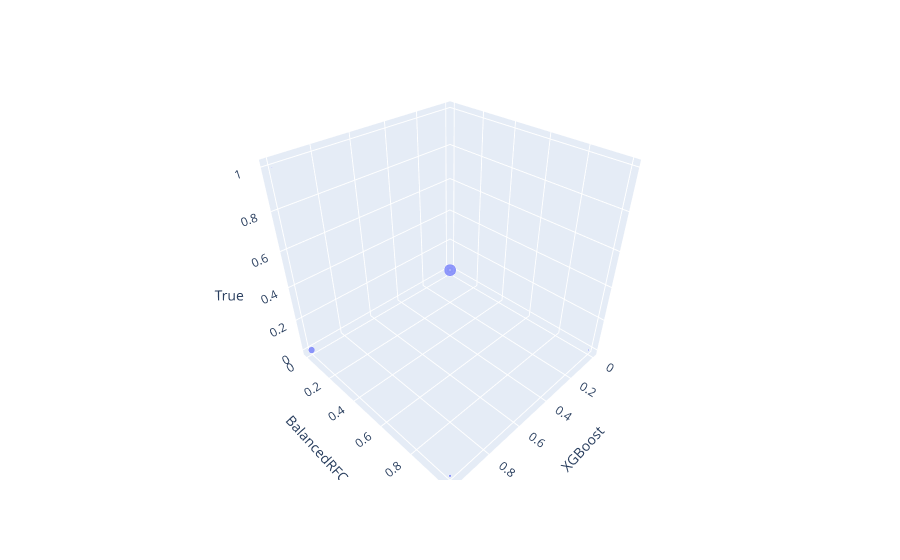

Source (notebook cell):
### Code cell
import plotly.express as px
fig = px.scatter_3d(dfo, x='XGBoost', y='BalancedRFC', z='True', size='Count')
fig.show()

### Figure 1 — Plotly figure (JSON) as saved in the notebook; plotly's stock layout.template omitted (floating-point values rounded to 4 significant figures)
{"data": [{"hovertemplate": "XGBoost=%{x}<br>BalancedRFC=%{y}<br>True=%{z}<br>Count=%{marker.size}<extra></extra>", "legendgroup": "", "marker": {"color": "#636efa", "size": [5869, 82, 1767, 261, 0, 0, 47, 40], "sizemode": "area", "sizeref": 14.67, "symbol": "circle"}, "mode": "markers", "name": "", "scene": "scene", "showlegend": false, "type": "scatter3d", "x": [0, 0, 1, 1, 0, 0, 1, 1], "y": [0, 1, 0, 1, 0, 1, 0, 1], "z": [0, 0, 0, 0, 1, 1, 1, 1]}], "layout": {"legend": {"itemsizing": "constant", "tracegroupgap": 0}, "margin": {"t": 60}, "scene": {"domain": {"x": [0, 1], "y": [0, 1]}, "xaxis": {"title": {"text": "XGBoost"}}, "yaxis": {"title": {"text": "BalancedRFC"}}, "zaxis": {"title": {"text": "True"}}}}}
